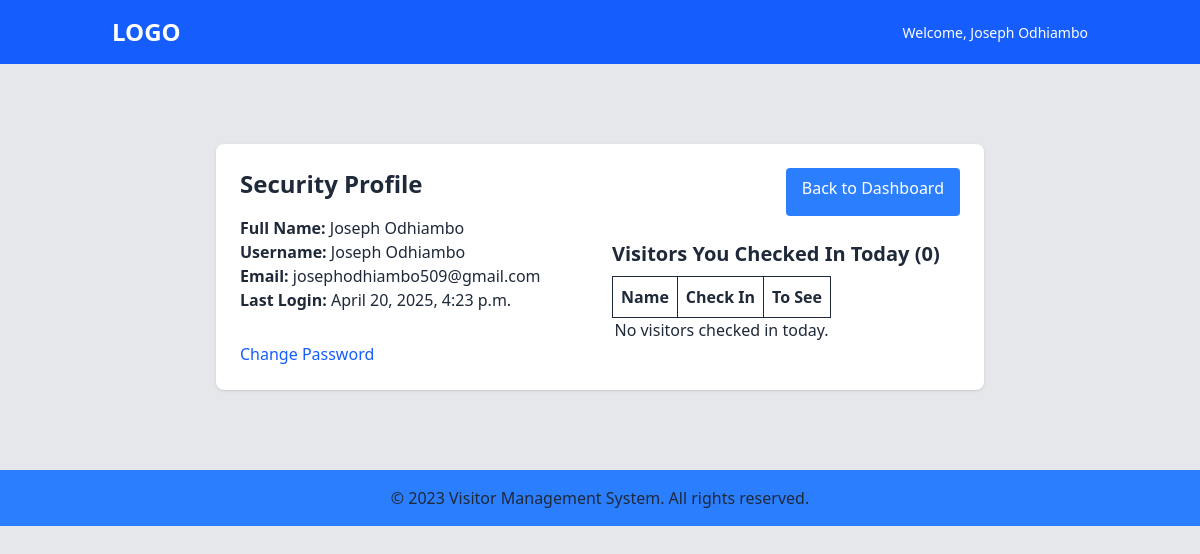
Before: /user/security/profile/ (signed in) with the older database file.
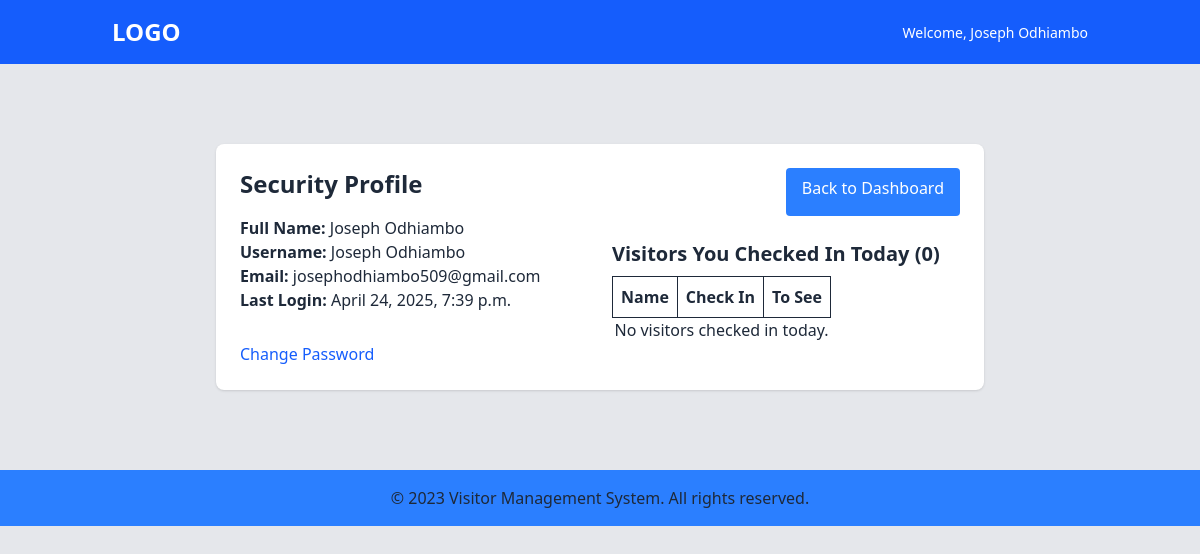
After: the same page with the newer database file.
### userauth/models.py (models this page shows, shortened)
class User(AbstractUser):
    HOST = "Host"
    SECURITY = "Security"
    ROLE_CHOICES = [(SECURITY, "Security"), (HOST, "Host")]
    email = models.EmailField(unique=True, null=False)
    username = models.CharField(max_length=100)
    department = models.CharField(max_length=100)
    role = models.CharField(max_length=20, choices=ROLE_CHOICES, default=HOST)
    USERNAME_FIELD = "email"
    REQUIRED_FIELDS = ["username"]

### userauth/views.py (the view)
@login_required
def security_profile(request):
    user = request.user
    today = timezone.now().date()
    if user.role == 'host':
        visitors_today = Visitor.objects.filter(host=user, check_in__date=today)
        role = 'host'
    else:
        visitors_today = Visitor.objects.filter(created_by=user, check_in__date=today)
        role = 'security'
    context = {
        'user': user,
        'visitors_today': visitors_today,
        'visitor_count': visitors_today.count(),
        'now': timezone.now(),
        'role': role,
    }
    return render(request, 'profile.html', context)

### userauth/templates/profile.html (shortened to what this page needs)
{% extends 'base.html' %}
{% block content %}
<div class="max-w-3xl mx-auto my-20  p-6 bg-white shadow rounded-lg ">
    <div class="flex justify-between">
  <h2 class="text-2xl font-bold mb-4">Security Profile</h2>
  <a href="{% url 'userauth:security' %}" class="bg-blue-500 text-white px-4 py-2 rounded hover:bg-blue-600">
    Back to Dashboard
  </a>
  </div>
  <div class="grid grid-cols-1 md:grid-cols-2 gap-6">
    <div>
      <p><strong>Full Name:</strong> {{ user.username }}</p>
      <p><strong>Username:</strong> {{ user.username }}</p>
      <p><strong>Email:</strong> {{ user.email }}</p>
      <p><strong>Last Login:</strong> {{ user.last_login|date:"F j, Y, g:i a" }}</p>
    </div>
    <div>
      <h3 class="text-xl font-semibold mt-6 mb-2">Visitors You Checked In Today ({{ visitor_count }})</h3>
      <table>
        <thead>
            <tr>
                <th class="border p-2">Name</th>
                <th class="border p-2">Check In</th>
                <th class="border p-2">To See</th>
            </tr>
        </thead>
        <tbody>
            {% for visitor in visitors_today %}
                <tr>
                    <td class="border p-2">{{ visitor.name }}</td>
                    <td class="border p-2">{{ visitor.check_in|date:"Y-m-d H:i" }}</td>
                    <td class="text-blue-500 border p-2">{{ visitor.host.username }} </td>
                </tr>
            {% empty %}
                <tr><td colspan="4" class="text-center">No visitors checked in today.</td></tr>
            {% endfor %}
        </tbody>
      </table>
    </div>
  </div>
  <a href="{% url 'userauth:password_change' %}" class="text-blue-600 hover:underline">Change Password</a>
</div>
{% endblock %}

### templates/base.html (shortened to what this page needs)
<!DOCTYPE html>
<html lang="en">
<head>
    {% load static %}
    <link rel="stylesheet" href="{% static 'output/styles.css' %}">
</head>
<body class="text-gray-800 bg-gray-200">
    <header class="bg-blue-600 text-white">
        <div class="container mx-auto flex justify-between items-center py-4 px-6">
            <h1 class="text-2xl font-bold">LOGO</h1>
            <div>
                <span class="text-sm">Welcome, {{ user.username }}</span>
            </div>
        </div>
    </header>
    {% block content %}
    {% endblock %}
    <footer class="bg-blue-500 text-black py-4 inset-x-0 bottom-0">
        <div class="container mx-auto text-center">
            <p>&copy; 2023 Visitor Management System. All rights reserved.</p>
        </div>
    </footer>
</body>
</html>

Changed rows visible on the page:
changed User "Joseph Odhiambo": last_login "April 20, 2025, 4:23 p.m." → "April 24, 2025, 7:39 p.m."
